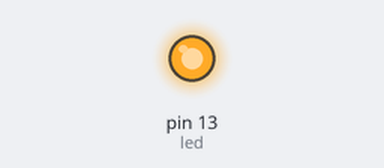
Recording of a sketch running on a simulated Arduino Uno, built with avr-gcc and run on an emulated ATmega328P. Shown: output pins drawn as LEDs (lit = HIGH). The modem accepts every AT command (registered, SIM ready, sends succeed) and sends nothing else.

Above: at 0.11 s.
At 4.9 s:
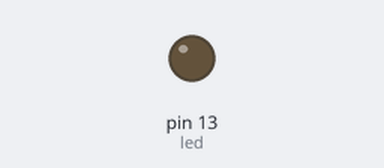
Timing chart, 0 to 6.4 s (numbered marks = the images above):
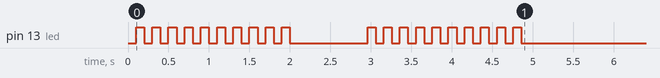

The sketch:

esp_test.ino
```cpp
#include <SoftwareSerial.h>

#define DEBUG true

SoftwareSerial esp8266(2,3);

//my web site, replace with yours
#define DST_IP "192.168.0.210"

//Define the pin for the on board LED
int led = 13;

//Initialize Device
void setup()
{
//Enable the Onboard LED to act as a Status indicator light
pinMode(led,OUTPUT);
//Set the speed for communicating with the ESP8266 module
esp8266.begin(9600);
//Send a series of flashes to show us we are in the bootup phase.
blinkcode ();
//Reset the ESP8266
esp8266.println("AT+RST");
//Wait for the WiFi module to bootup
delay(800);
//Switch the chip to "client" mode
esp8266.println("AT+CWMODE=1");
//Connect to our Wireless network NOTE: change SSID to your wireless
//network and PASSWORD to the key used to join the network.
esp8266.println("AT+CWJAP=\"EESYSTEMS\",\"0894587672\"");
//Once again blink some lights because it is fun!
blinkcode ();
}

void loop()
{
//Open a connection to the web server
String cmd = "AT+CIPSTART=\"TCP\",\""; //make this command: AT+CPISTART="TCP","192.168.88.35",80
cmd += DST_IP;
cmd += "\",4013";
esp8266.println(cmd);

//wait a little while for 'Linked'
delay(300);

//This is our HTTP GET Request change to the page and server you want to load.
cmd = "GET /EMS/ar_vodomer.php?in=1&inv=12&cnt1=1234&cnt2=4321 HTTP/1.0\r\n";
cmd += "Host: 192.168.0.210\r\n\r\n";

//The ESP8266 needs to know the size of the GET request
esp8266.print("AT+CIPSEND=");
esp8266.println(cmd.length());

//Look for the > prompt from the esp8266
if(esp8266.find(">"))
{
//Send our http GET request
esp8266.println(cmd);
}
else
{
//Something didn't work...
esp8266.println("AT+CIPCLOSE");
}

//Check the returned header & web page. Looking for a keyword. I used YES12321

if (esp8266.find("YES"))
{
//If the string was found we know the page is up and we turn on the LED status
//light to show the server is ONLINE
digitalWrite(led,HIGH);
}
else
{
//If the string was not found then we can assume the server is offline therefore
//we should turn of the light.
digitalWrite(led,LOW);
}
//Wait a second for everything to settle.
delay(1000);
//Be great people and close our connection.
esp8266.println("AT+CIPCLOSE");

//Introduce a delay timer before we finish and go back to the begining.
delay(5000);
}

void blinkcode ()
{
//Simply loop a few times flashing the status light (this is used during boot up)
int i;
for (i = 1; i <= 10; i++){
delay (100);
digitalWrite(led,HIGH);
delay (100);
digitalWrite(led,LOW);
}
}
```
